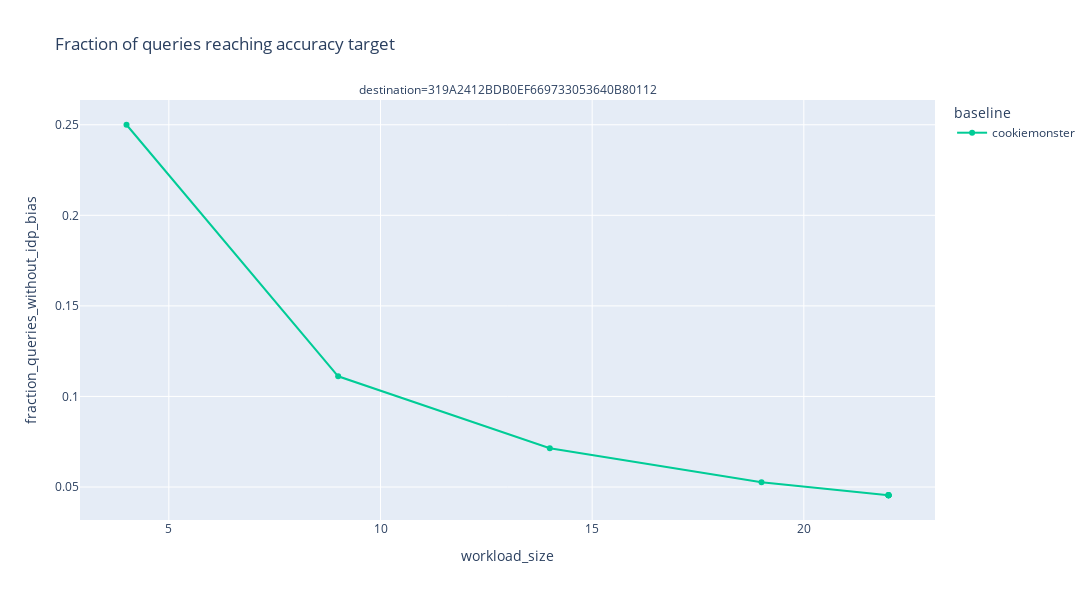
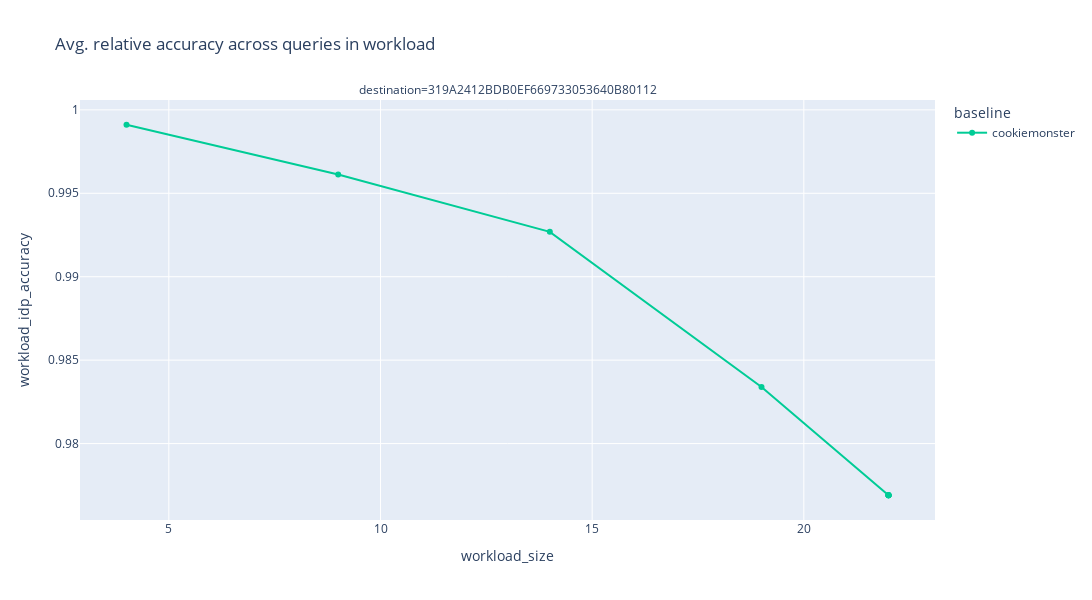

These figures' notebook cell, in order:
### Code cell
path = "cookiemonster"
df = analyze_results(path, "bias", parallelize=False)
for destination in df.groupby(['destination']).destination.unique():
    if not destination[0].startswith('319'):
        continue
    advertiser = df[df['destination'].isin(destination)]
    plot_accuracy(advertiser)

### Figure 1 — Plotly figure (JSON) as saved in the notebook; plotly's stock layout.template omitted (floating-point values rounded to 4 significant figures)
{"data": [{"hovertemplate": "baseline=cookiemonster<br>destination=319A2412BDB0EF669733053640B80112<br>workload_size=%{x}<br>fraction_queries_without_idp_bias=%{y}<extra></extra>", "legendgroup": "cookiemonster", "line": {"color": "#00cc96", "dash": "solid"}, "marker": {"symbol": "circle"}, "mode": "lines+markers", "name": "cookiemonster", "orientation": "v", "showlegend": true, "type": "scatter", "x": [4, 9, 14, 19, 22, 22, 22, 22, 22, 22], "xaxis": "x", "y": [0.25, 0.1111, 0.07143, 0.05263, 0.04545, 0.04545, 0.04545, 0.04545, 0.04545, 0.04545], "yaxis": "y"}], "layout": {"annotations": [{"showarrow": false, "text": "destination=319A2412BDB0EF669733053640B80112", "x": 0.5, "xanchor": "center", "xref": "paper", "y": 1, "yanchor": "bottom", "yref": "paper"}], "height": 600, "legend": {"title": {"text": "baseline"}, "tracegroupgap": 0}, "title": {"text": "Fraction of queries reaching accuracy target"}, "width": 1100, "xaxis": {"anchor": "y", "domain": [0, 1], "title": {"text": "workload_size"}}, "yaxis": {"anchor": "x", "domain": [0, 1], "title": {"text": "fraction_queries_without_idp_bias"}}}}

### Figure 2 — Plotly figure (JSON) as saved in the notebook; plotly's stock layout.template omitted (floating-point values rounded to 4 significant figures)
{"data": [{"hovertemplate": "baseline=cookiemonster<br>destination=319A2412BDB0EF669733053640B80112<br>workload_size=%{x}<br>workload_idp_accuracy=%{y}<extra></extra>", "legendgroup": "cookiemonster", "line": {"color": "#00cc96", "dash": "solid"}, "marker": {"symbol": "circle"}, "mode": "lines+markers", "name": "cookiemonster", "orientation": "v", "showlegend": true, "type": "scatter", "x": [4, 9, 14, 19, 22, 22, 22, 22, 22, 22], "xaxis": "x", "y": [0.9991, 0.9961, 0.9927, 0.9834, 0.9769, 0.9769, 0.9769, 0.9769, 0.9769, 0.9769], "yaxis": "y"}], "layout": {"annotations": [{"showarrow": false, "text": "destination=319A2412BDB0EF669733053640B80112", "x": 0.5, "xanchor": "center", "xref": "paper", "y": 1, "yanchor": "bottom", "yref": "paper"}], "height": 600, "legend": {"title": {"text": "baseline"}, "tracegroupgap": 0}, "title": {"text": "Avg. relative accuracy across queries in workload"}, "width": 1100, "xaxis": {"anchor": "y", "domain": [0, 1], "title": {"text": "workload_size"}}, "yaxis": {"anchor": "x", "domain": [0, 1], "title": {"text": "workload_idp_accuracy"}}}}
